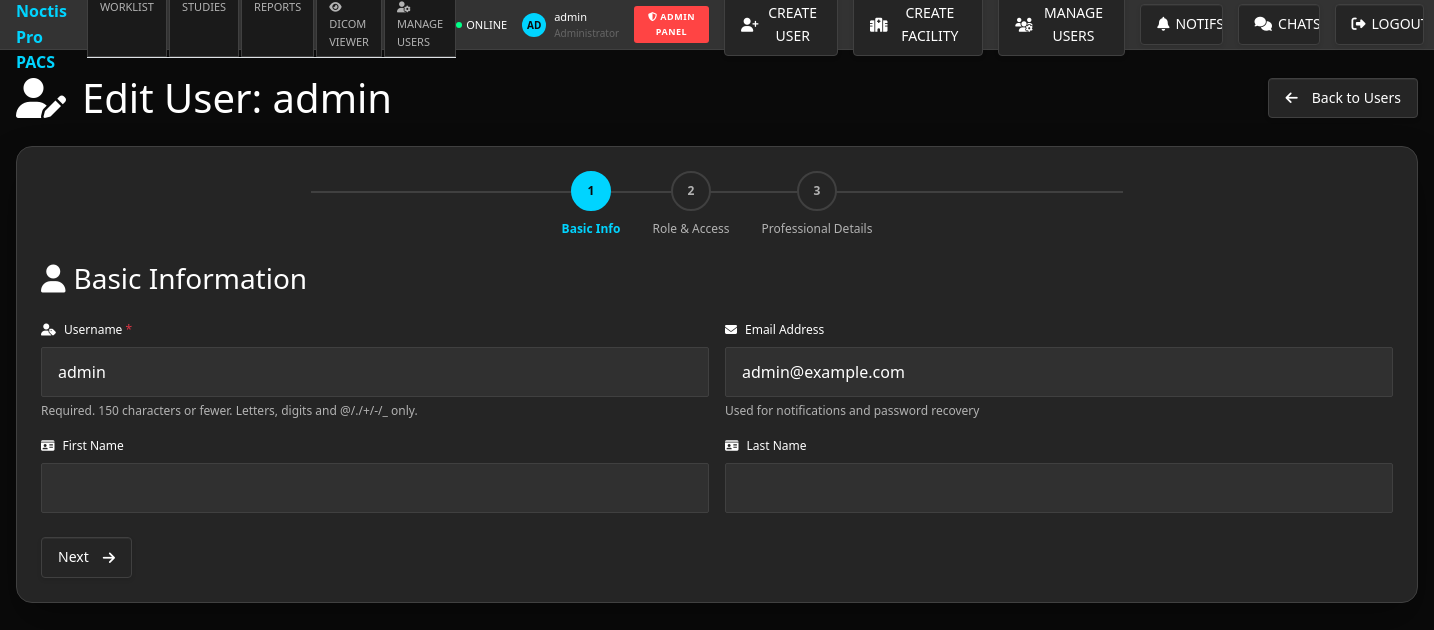
The page /admin-panel/users/edit/1/ (signed in) on the database its author committed.
### accounts/models.py (models this page shows, shortened)
class User(AbstractUser):
    USER_ROLES = (
        ('admin', 'Administrator'),
        ('radiologist', 'Radiologist'),
        ('facility', 'Facility User'),
    )
    role = models.CharField(max_length=20, choices=USER_ROLES, default='facility')
    facility = models.ForeignKey(Facility, on_delete=models.CASCADE, null=True, blank=True)
    phone = models.CharField(max_length=20, blank=True)
    license_number = models.CharField(max_length=100, blank=True)
    specialization = models.CharField(max_length=100, blank=True)
    is_verified = models.BooleanField(default=False)
    last_login_ip = models.GenericIPAddressField(null=True, blank=True)
    created_at = models.DateTimeField(auto_now_add=True)
    updated_at = models.DateTimeField(auto_now=True)
    def is_admin(self):
        return self.role == 'admin'

### admin_panel/views.py (the view)
# urls.py: path('users/edit/<int:user_id>/', views.user_edit, name='user_edit'),
@login_required
@user_passes_test(is_admin)
def user_edit(request, user_id):
    from .forms import CustomUserUpdateForm
    user = get_object_or_404(User, id=user_id)
    if request.method == 'POST':
        form = CustomUserUpdateForm(request.POST, instance=user)
        if form.is_valid():
            try:
                updated_user = form.save()
                AuditLog.objects.create(
                    user=request.user,
                    action='update',
                    model_name='User',
                    object_id=str(updated_user.id),
                    object_repr=str(updated_user),
                    description=f'Updated user {updated_user.username} ({updated_user.get_role_display()})'
                )
                facility_info = f" - Assigned to {updated_user.facility.name}" if updated_user.facility else ""
                status_info = []
                if updated_user.is_active:
                    status_info.append("Active")
                if updated_user.is_verified:
                    status_info.append("Verified")
                status_text = ", ".join(status_info) if status_info else "Inactive"
                messages.success(
                    request,
                    f'User "{updated_user.username}" updated successfully! '
                    f'Role: {updated_user.get_role_display()}{facility_info}. '
                    f'Status: {status_text}.'
                )
                return redirect('admin_panel:user_management')
            except Exception as e:
                messages.error(request, f'Error updating user: {str(e)}')
        else:
            for field, errors in form.errors.items():
                for error in errors:
                    if field == '__all__':
                        messages.error(request, error)
                    else:
                        field_name = form.fields[field].label or field.replace('_', ' ').title()
                        messages.error(request, f'{field_name}: {error}')
    else:
        form = CustomUserUpdateForm(instance=user)
    facilities = Facility.objects.filter(is_active=True).order_by('name')
    context = {
        'form': form,
        'user_obj': user,
        'facilities': facilities,
        'user_roles': User.USER_ROLES,
        'edit_mode': True,
        'facilities_count': facilities.count(),
    }
    return render(request, 'admin_panel/user_form.html', context)

### admin_panel/views.py (called while the page is built)
def is_admin(user):
    return user.is_authenticated and user.is_admin()

### templates/admin_panel/user_form.html (shortened to what this page needs)
{% extends 'base.html' %}
{% load static %}
{% block content %}
<div class="container-fluid py-4">
  <div class="row mb-4">
    <div class="col-12 d-flex justify-content-between align-items-center">
      <h1 class="text-white mb-0">
        {% if edit_mode %}
          <i class="fas fa-user-edit me-3"></i>Edit User: {{ user_obj.username }}
        {% else %}
          <i class="fas fa-user-plus me-3"></i>Create User
        {% endif %}
      </h1>
      <a href="{% url 'admin_panel:user_management' %}" class="btn-control">
        <i class="fas fa-arrow-left me-2"></i>Back to Users
      </a>
    </div>
  </div>
  <div class="card-medical p-4">
    <div class="progress-indicator mb-4">
      <div class="step-indicator">
        <div class="step active" data-step="1">
          <div class="step-number">1</div>
          <div class="step-label">Basic Info</div>
        </div>
        <div class="step" data-step="2">
          <div class="step-number">2</div>
          <div class="step-label">Role & Access</div>
        </div>
        <div class="step" data-step="3">
          <div class="step-number">3</div>
          <div class="step-label">Professional Details</div>
        </div>
      </div>
    </div>
    <form method="post" class="multi-step-form">
      <div class="form-step active" data-step="1">
        <h3 class="text-white mb-4"><i class="fas fa-user me-2"></i>Basic Information</h3>
        <div class="row g-3">
          <div class="col-md-6">
            <label class="form-label text-white" for="id_username">
              <i class="fas fa-user-tag me-2"></i>Username <span class="text-danger">*</span>
            </label>
            {{ form.username }}
            {% if form.username.help_text %}
            <div class="form-text text-muted">{{ form.username.help_text }}</div>
            {% else %}
            <div class="form-text text-muted">Username must be unique and will be used for login</div>
            {% endif %}
          </div>
          <div class="col-md-6">
            <label class="form-label text-white" for="id_email">
              <i class="fas fa-envelope me-2"></i>Email Address
            </label>
            {{ form.email }}
            {% if form.email.help_text %}
            <div class="form-text text-muted">{{ form.email.help_text }}</div>
            {% else %}
            <div class="form-text text-muted">Used for notifications and password recovery</div>
            {% endif %}
          </div>
          <div class="col-md-6">
            <label class="form-label text-white" for="id_first_name">
              <i class="fas fa-id-card me-2"></i>First Name
            </label>
            {{ form.first_name }}
          </div>
          <div class="col-md-6">
            <label class="form-label text-white" for="id_last_name">
              <i class="fas fa-id-card me-2"></i>Last Name
            </label>
            {{ form.last_name }}
          </div>
        </div>
      </div>
      <div class="form-navigation mt-4">
        <div class="d-flex justify-content-between">
          <button type="button" class="btn-control" id="nextBtn">
            Next <i class="fas fa-arrow-right ms-2"></i>
          </button>
        </div>
      </div>
    </form>
  </div>
</div>
{% endblock %}

### templates/base.html (shortened to what this page needs)
<!DOCTYPE html>
<html lang="en">
<head>
    <link href="https://cdn.jsdelivr.net/npm/bootstrap@5.3.0/dist/css/bootstrap.min.css" rel="stylesheet">
    <link href="https://cdnjs.cloudflare.com/ajax/libs/font-awesome/6.4.0/css/all.min.css" rel="stylesheet">
    {% load static %}
    {% load dicts %}
    <link rel="stylesheet" href="{% static 'css/noctis-dashboard-style.css' %}">
    <link href="{% static 'css/dicom-viewer-buttons.css' %}" rel="stylesheet">
</head>
<body class="bg-medical">
{% if not hide_navbar %}
    <nav class="top-navbar" role="navigation" aria-label="Main Navigation">
        <div class="nav-left">
            <div class="logo"> Noctis Pro PACS</div>
            <div class="nav-tabs">
                <div class="nav-tab{% if request.resolver_match and request.resolver_match.namespace == 'worklist' %} active{% endif %}" onclick="window.location.href='{% url 'worklist:dashboard' %}'">WORKLIST</div>
                <div class="nav-tab" onclick="window.location.href='{% url 'worklist:study_list' %}'">STUDIES</div>
                <div class="nav-tab" onclick="window.location.href='{% url 'reports:report_list' %}'">REPORTS</div>
                <div class="nav-tab" onclick="window.location.href='{% url 'dicom_viewer:viewer' %}'"><i class="fas fa-eye"></i> DICOM VIEWER</div>
                {% if user.is_authenticated and user.role == 'admin' %}
                <div class="nav-tab" onclick="window.location.href='{% url 'admin_panel:user_management' %}'"><i class="fas fa-user-cog"></i> MANAGE USERS</div>
                {% endif %}
            </div>
        </div>
        <div class="nav-right">
            <div class="status-indicator">
                <div class="status-dot"></div>
                <span>ONLINE</span>
            </div>
            <div class="user-info">
                <div class="user-avatar">{{ user.get_full_name|default:user.username|slice:":2"|upper }}</div>
                <div>
                    <div>{{ user.get_full_name|default:user.username }}</div>
                    <div style="color: var(--text-muted); font-size: 10px;">{% if user.role == 'admin' %}Administrator{% elif user.role == 'radiologist' %}Radiologist{% else %}Facility User{% endif %}</div>
                </div>
            </div>
            {% if user.is_authenticated and user.role == 'admin' %}
            <button type="button" class="admin-btn" onclick="window.location.href='{% url 'admin_panel:dashboard' %}'" title="ADMIN ONLY: Administrator Dashboard"><i class="fas fa-shield-alt"></i> ADMIN PANEL</button>
            <button type="button" class="btn-control" onclick="window.location.href='{% url 'admin_panel:user_create' %}'" title="ADMIN ONLY: Create New User"><i class="fas fa-user-plus"></i> CREATE USER</button>
            <button type="button" class="btn-control" onclick="window.location.href='{% url 'admin_panel:facility_create' %}'" title="ADMIN ONLY: Create New Facility"><i class="fas fa-hospital"></i> CREATE FACILITY</button>
            <button type="button" class="btn-control" onclick="window.location.href='{% url 'admin_panel:user_management' %}'" title="ADMIN ONLY: Manage All Users"><i class="fas fa-users-cog"></i> MANAGE USERS</button>
            {% endif %}
            <button type="button" class="btn-control" onclick="window.location.href='{% url 'notifications:notification_list' %}'"   title="Notifications">
                <i class="fas fa-bell"></i> NOTIFS <span id="notifBadge" class="study-count" style="display:none">0</span>
            </button>
            <button type="button" class="btn-control" onclick="window.location.href='{% url 'chat:chat_rooms' %}'"   title="Chats">
                <i class="fas fa-comments"></i> CHATS
            </button>
            {% if user.is_authenticated %}
            <button type="button" class="btn-control" onclick="window.location.href='{% url 'accounts:logout' %}'"   title="Logout">
                <i class="fas fa-sign-out-alt"></i> LOGOUT
            </button>
            {% endif %}
        </div>
    </nav>
{% endif %}
    {% block content %}{% endblock %}
</body>
</html>

### static/css/noctis-dashboard-style.css (style rules this page uses)
:root { --primary-bg: #0a0a0a; --secondary-bg: #1a1a1a; --card-surface: #252525; --header-bg: #333333; --border-color: #404040; --accent-color: #00d4ff; --text-primary: #ffffff; --text-secondary: #b3b3b3; --text-muted: #666666; --success-color: #00ff88; --warning-color: #ffaa00; --danger-color: #ff4444; --urgent-color: #ff0066; --scheduled-color: #4a90e2; --in-progress-color: #f5a623; --completed-color: #7ed321; --cancelled-color: #d0021b; --gradient-primary: linear-gradient(135deg, var(--header-bg) 0%, var(--secondary-bg) 50%, #2a2a2a 100%); --gradient-accent: linear-gradient(135deg, var(--accent-color) 0%, #00b8d4 50%, #0099cc 100%); --gradient-card: linear-gradient(145deg, var(--card-surface) 0%, #2a2a2a 50%, var(--card-surface) 100%); --gradient-success: linear-gradient(135deg, var(--success-color) 0%, #00cc66 100%); --gradient-warning: linear-gradient(135deg, var(--warning-color) 0%, #cc8800 100%); --gradient-danger: linear-gradient(135deg, var(--danger-color) 0%, #cc3333 100%); --shadow-subtle: 0 2px 8px rgba(0, 0, 0, 0.15); --shadow-medium: 0 4px 16px rgba(0, 0, 0, 0.2); --shadow-strong: 0 8px 32px rgba(0, 0, 0, 0.3); --shadow-glow: 0 0 20px rgba(0, 212, 255, 0.2); }

### templates/admin_panel/user_form.html (style rules this page uses)
:root { --primary-bg: #0a0a0a; --secondary-bg: #1a1a1a; --card-surface: #252525; --header-bg: #333333; --border-color: #404040; --accent-color: #00d4ff; --text-primary: #ffffff; --text-secondary: #b3b3b3; --text-muted: #666666; --success-color: #00ff88; --warning-color: #ffaa00; --danger-color: #ff4444; }
.btn-control { background: var(--card-bg); border: 1px solid var(--border-color); color: var(--text-primary); padding: 8px 16px; font-size: 14px; cursor: pointer; border-radius: 4px; transition: all 0.2s ease; display: inline-flex; align-items: center; gap: 6px; text-decoration: none; }
.progress-indicator { margin-bottom: 2rem; }
.step-indicator { display: flex; justify-content: center; align-items: center; gap: 2rem; position: relative; }
.step-indicator::before { content: ''; position: absolute; top: 20px; left: 20%; right: 20%; height: 2px; background: var(--border-color); z-index: 1; }
.step { display: flex; flex-direction: column; align-items: center; gap: 0.5rem; position: relative; z-index: 2; }
.step-number { width: 40px; height: 40px; border-radius: 50%; background: var(--card-bg); border: 2px solid var(--border-color); display: flex; align-items: center; justify-content: center; font-weight: bold; color: var(--text-secondary); transition: all 0.3s ease; }
.step-label { font-size: 12px; color: var(--text-secondary); text-align: center; transition: all 0.3s ease; }
.step.active .step-number { background: var(--accent-color); border-color: var(--accent-color); color: var(--primary-bg); }
.step.active .step-label { color: var(--accent-color); font-weight: bold; }
.form-step { display: none; animation: fadeIn 0.3s ease-in; }
.form-step.active { display: block; }
.form-text.text-muted { color: var(--text-secondary) !important; font-size: 12px; }
.text-danger { color: #dc3545 !important; }
.form-text { margin-top: 0.25rem; }

### rows shown on the page
User: get_full_name "AD", get_full_name "admin", username "admin", email "admin@example.com"
